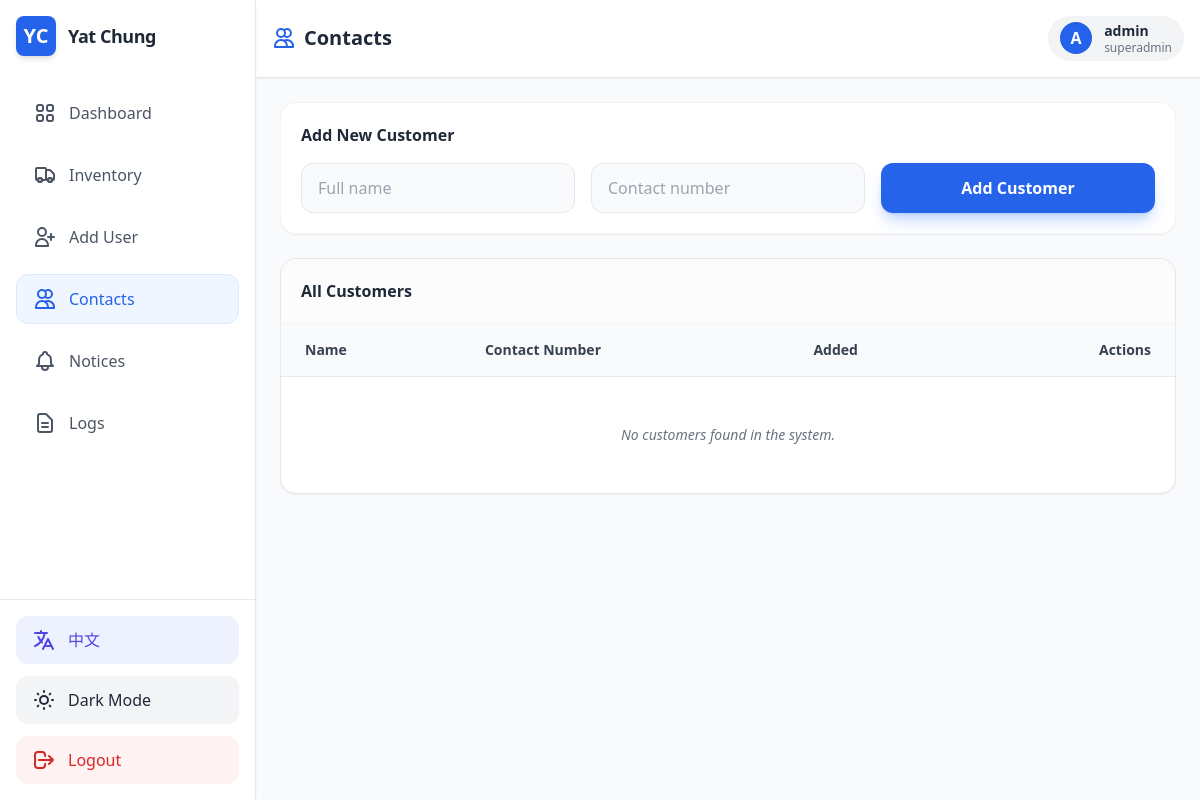
The app's page /customers (signed in), older data.
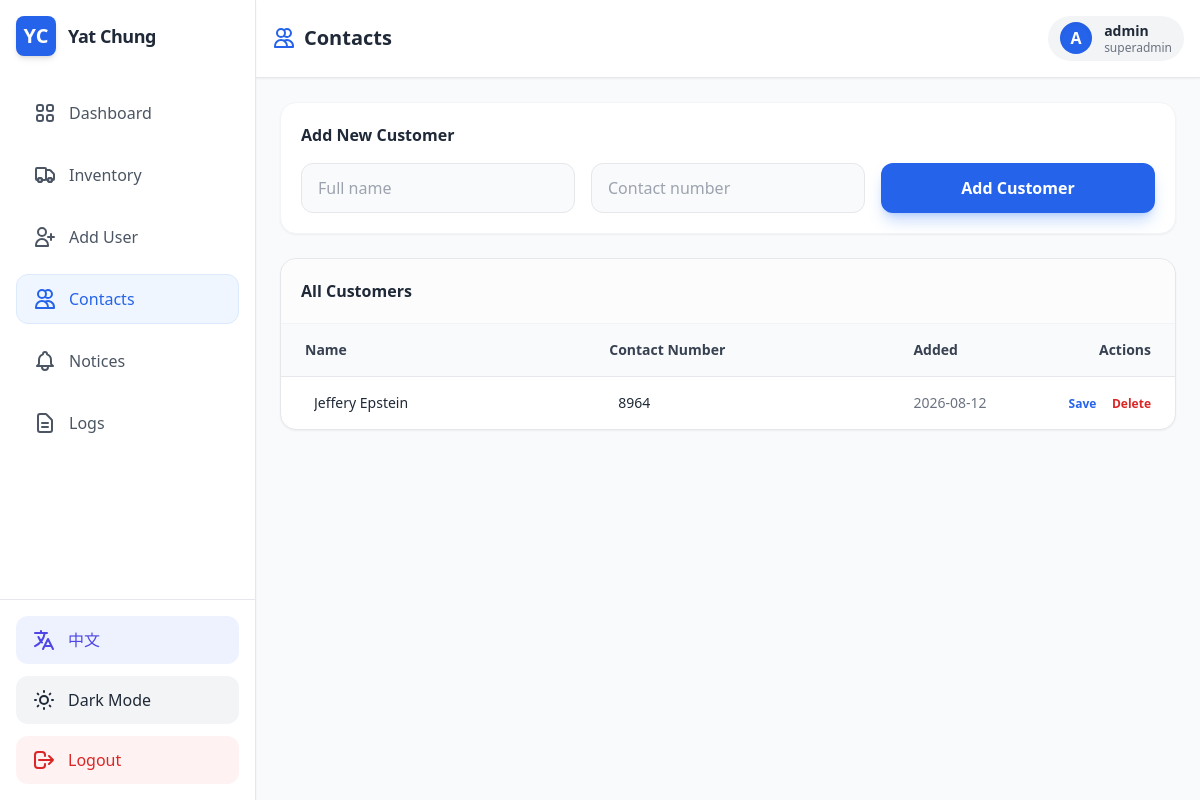
The same page, newer data.
### app.py (models this page shows)
class Customer(db.Model):
    __tablename__ = 'customers'
    id = db.Column(db.Integer, primary_key=True)
    name = db.Column(db.String(100), nullable=False)
    contact_number = db.Column(db.String(20), nullable=False)
    created_at = db.Column(db.DateTime, default=db.func.current_timestamp())

### app.py (the view)
@app.route('/customers')
@login_required
@requires_roles('owner', 'co_owner', 'senior_staff', 'staff')
def customers():
    all_customers = Customer.query.order_by(Customer.created_at.desc()).all()
    access_log = AuditLog(user_id=current_user.id, action="Viewed the customer contact list")
    db.session.add(access_log)
    db.session.commit()
    return render_template('customers.html', user=current_user, customers=all_customers)

### app.py (called while the page is built)
@login_manager.user_loader
def load_user(user_id):
    return User.query.get(int(user_id))

def requires_roles(*roles):
    def wrapper(f):
        @wraps(f)
        def wrapped(*args, **kwargs):
            if current_user.role not in roles and current_user.role != 'superadmin':
                flash('Access denied: You do not have the required permissions.', 'error')
                return redirect(url_for('dashboard'))
            return f(*args, **kwargs)
        return wrapped
    return wrapper

@app.context_processor
def inject_translations():
    lang = flask_session.get('lang', 'en')
    def t(key):
        return TRANSLATIONS.get(lang, {}).get(key, key)
    return dict(t=t, current_lang=lang)

### templates/customers.html (shortened to what the changed rows need)
{% extends "base.html" %}
{% block header_content %}
<h2 class="text-xl font-bold text-gray-800 dark:text-white flex items-center gap-2">
    <svg class="w-6 h-6 text-primary" fill="none" stroke="currentColor" viewBox="0 0 24 24"><path stroke-linecap="round" stroke-linejoin="round" stroke-width="2" d="M12 4.354a4 4 0 110 5.292M15 21H3v-1a6 6 0 0112 0v1zm0 0h6v-1a6 6 0 00-9-5.197M13 7a4 4 0 11-8 0 4 4 0 018 0z"></path></svg>
    {{ t('contacts') }}
</h2>
{% endblock %}
{% block content %}
<div class="flex flex-col gap-6">
    <div class="bg-white dark:bg-gray-800 border border-gray-200 dark:border-gray-700 rounded-2xl shadow-sm overflow-hidden">
        <div class="overflow-x-auto">
            <table class="w-full text-left border-collapse text-sm">
                <thead>
                    <tr class="bg-gray-50 dark:bg-gray-900 border-b border-gray-200 dark:border-gray-700">
                        <th class="py-4 px-6 font-semibold text-sm text-gray-700 dark:text-gray-300">Name</th>
                        <th class="py-4 px-6 font-semibold text-sm text-gray-700 dark:text-gray-300">Contact Number</th>
                        <th class="py-4 px-6 font-semibold text-sm text-gray-700 dark:text-gray-300">Added</th>
                        <th class="py-4 px-6 font-semibold text-sm text-gray-700 dark:text-gray-300 text-right">Actions</th>
                    </tr>
                </thead>
                <tbody class="divide-y divide-gray-100 dark:divide-gray-700">
                    {% for customer in customers %}
                    <tr class="hover:bg-gray-50/50 dark:hover:bg-gray-800/50 transition-colors">
                        <form action="{{ url_for('edit_customer', customer_id=customer.id) }}" method="POST" class="contents">
                        <td class="py-2 px-6">
                            <input type="text" name="name" value="{{ customer.name }}" required
                                class="w-full px-2 py-1.5 rounded-lg bg-transparent border border-transparent hover:border-gray-200 dark:hover:border-gray-700 focus:border-primary focus:outline-none dark:text-white">
                        </td>
                        <td class="py-2 px-6">
                            <input type="text" name="contact_number" value="{{ customer.contact_number }}" required
                                class="w-full px-2 py-1.5 rounded-lg bg-transparent border border-transparent hover:border-gray-200 dark:hover:border-gray-700 focus:border-primary focus:outline-none dark:text-white">
                        </td>
                        <td class="py-4 px-6 text-gray-500 dark:text-gray-400 whitespace-nowrap">{{ customer.created_at.strftime('%Y-%m-%d') }}</td>
                        <td class="py-4 px-6 text-right whitespace-nowrap space-x-3">
                            <button type="submit" class="text-xs font-bold text-primary hover:underline">Save</button>
                        </form>
                            {% if user and user.role in ['owner', 'co_owner', 'senior_staff', 'superadmin'] %}
                            <form action="{{ url_for('delete_customer', customer_id=customer.id) }}" method="POST" class="inline"
                                  onsubmit="return confirm('Delete this customer?');">
                                <button type="submit" class="text-xs font-bold text-danger hover:underline">Delete</button>
                            </form>
                            {% endif %}
                    </tr>
                    {% else %}
                    <tr>
                        <td colspan="4" class="py-12 text-center text-gray-500 dark:text-gray-400 italic">
                            No customers found in the system.
                        </td>
                    </tr>
                    {% endfor %}
                </tbody>
            </table>
        </div>
    </div>
</div>
{% endblock %}

Row changes from the older to the newer data that the page shows:
added Customer: name "Jeffery Epstein", contact_number "8964", created_at "2026-08-12"
Text that changed along with them:
text no longer shown: "No customers found in the system."
